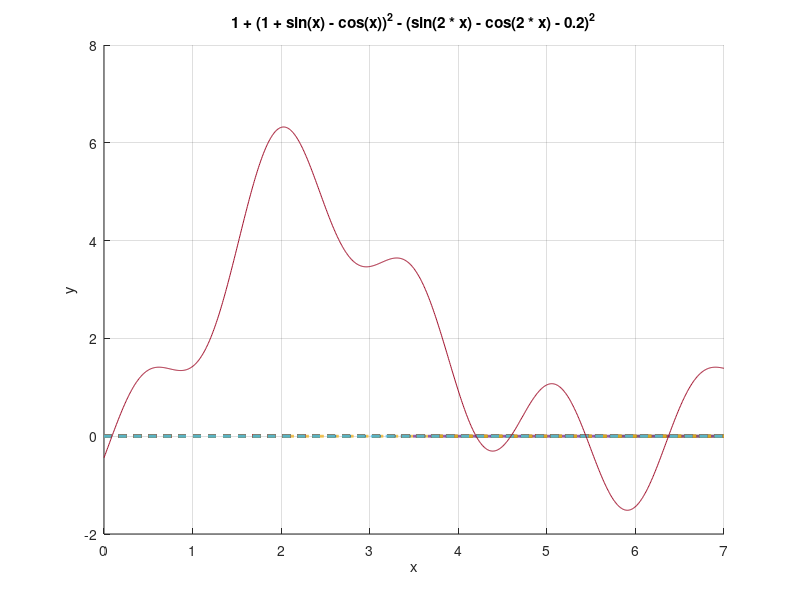

The MATLAB source for this figure: (Note: this script raises an error after producing the figure.)
fun = @(x) 1 + (1 + sin(x) - cos(x)).^2 - (sin(2 .* x) - cos(2 .* x) - 0.2).^2;

x = linspace(0, 7, 1000);
y = 1 + (1 + sin(x) - cos(x)).^2 - (sin(2 .* x) - cos(2 .*x) - 0.2).^2;

hold on
grid on
title("1 + (1 + sin(x) - cos(x))^2 - (sin(2 * x) - cos(2 * x) - 0.2)^2");
xlabel('x');
ylabel('y');
plot(x, zeros(1000), '--', 'linewidth', 2);
plot(x, y);

eps = 0.00001;
h = 1e-14; 
z = ginput(1);
plot(z(1,1), z(1,2), 'g*');

x_left = z(1,1);
plot(x, fun(x_left) - (x_left - x) .* (fun(x_left + h) - fun(x_left)) ./ h);
hold on
for iter = 1 : 1000
    x_n = x_left - h * fun(x_left) / (fun(x_left + h) - fun(x_left));
    plot(x, fun(x_n) - (x_n - x) .* (fun(x_n + h) - fun(x_n)) ./ h);
    plot(x_n, fun(x_n), 'b*');
    if abs(fun(x_n)) < eps
        plot(x_n, fun(x_n), 'r*');
        break;
    end
    x_left = x_n;
end